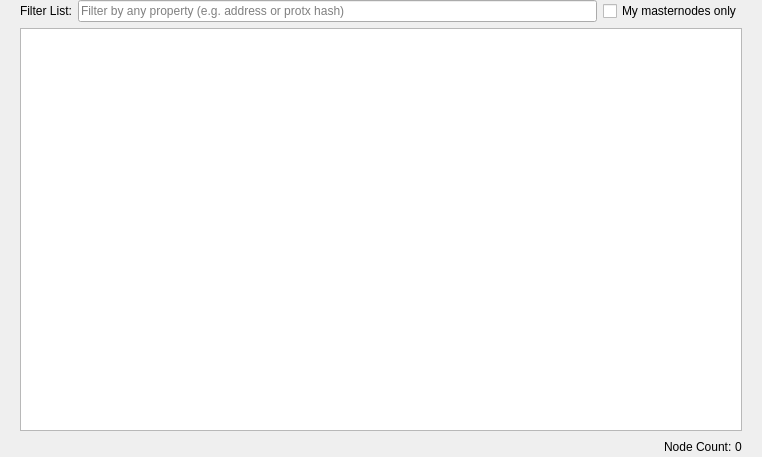
<?xml version="1.0" encoding="UTF-8"?>
<ui version="4.0">
 <class>MasternodeList</class>
 <widget class="QWidget" name="MasternodeList">
  <property name="geometry">
   <rect>
    <x>0</x>
    <y>0</y>
    <width>762</width>
    <height>457</height>
   </rect>
  </property>
  <property name="windowTitle">
   <string>Form</string>
  </property>
  <layout class="QVBoxLayout" name="topLayout">
   <property name="leftMargin">
    <number>20</number>
   </property>
   <property name="topMargin">
    <number>0</number>
   </property>
   <property name="rightMargin">
    <number>20</number>
   </property>
   <property name="bottomMargin">
    <number>0</number>
   </property>
   <item>
    <layout class="QVBoxLayout" name="verticalLayout">
     <property name="bottomMargin">
      <number>0</number>
     </property>
     <item>
      <layout class="QGridLayout" name="gridLayout_3">
       <item row="0" column="0">
        <layout class="QHBoxLayout" name="horizontalLayout_4">
         <property name="bottomMargin">
          <number>0</number>
         </property>
         <item>
          <widget class="QLabel" name="label_filter_2">
           <property name="text">
            <string>Filter List:</string>
           </property>
          </widget>
         </item>
         <item>
          <widget class="QLineEdit" name="filterLineEditDIP3">
           <property name="toolTip">
            <string>Filter masternode list</string>
           </property>
           <property name="placeholderText">
            <string>Filter by any property (e.g. address or protx hash)</string>
           </property>
          </widget>
         </item>
         <item>
          <widget class="QCheckBox" name="checkBoxMyMasternodesOnly">
           <property name="toolTip">
            <string>Show only masternodes this wallet has keys for.</string>
           </property>
           <property name="text">
            <string>My masternodes only</string>
           </property>
          </widget>
         </item>
        </layout>
       </item>
       <item row="1" column="0">
        <widget class="QTableView" name="tableViewMasternodes">
         <property name="editTriggers">
          <set>QAbstractItemView::NoEditTriggers</set>
         </property>
         <property name="alternatingRowColors">
          <bool>true</bool>
         </property>
         <property name="selectionMode">
          <enum>QAbstractItemView::SingleSelection</enum>
         </property>
         <property name="selectionBehavior">
          <enum>QAbstractItemView::SelectRows</enum>
         </property>
         <property name="sortingEnabled">
          <bool>true</bool>
         </property>
        </widget>
       </item>
       <item row="2" column="0">
        <layout class="QHBoxLayout" name="horizontalLayout_count">
         <property name="spacing">
          <number>3</number>
         </property>
         <item>
          <spacer name="horizontalSpacer_count">
           <property name="orientation">
            <enum>Qt::Horizontal</enum>
           </property>
           <property name="sizeHint" stdset="0">
            <size>
             <width>40</width>
             <height>20</height>
            </size>
           </property>
          </spacer>
         </item>
         <item>
          <widget class="QLabel" name="label_count">
           <property name="text">
            <string>Node Count:</string>
           </property>
          </widget>
         </item>
         <item>
          <widget class="QLabel" name="countLabelDIP3">
           <property name="text">
            <string notr="true">0</string>
           </property>
          </widget>
         </item>
        </layout>
       </item>
      </layout>
     </item>
    </layout>
   </item>
  </layout>
 </widget>
 <resources/>
 <connections/>
</ui>
